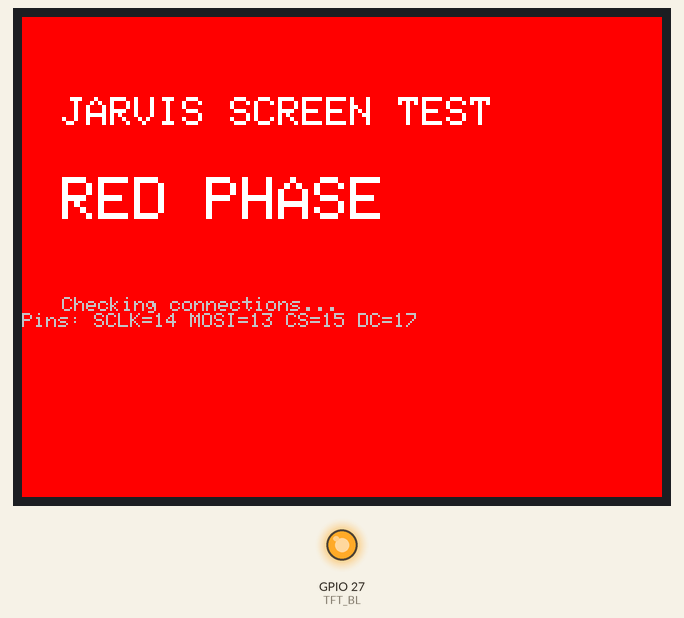
The sketch below on a simulated ESP32. Parts: 320×240 colour display, output pins drawn as LEDs (lit = HIGH). Pins used as bus, display or sensor lines are not drawn; what the sketch prints to the serial monitor is not drawn.

Above: at 1.6 s.
At 3.7 s:
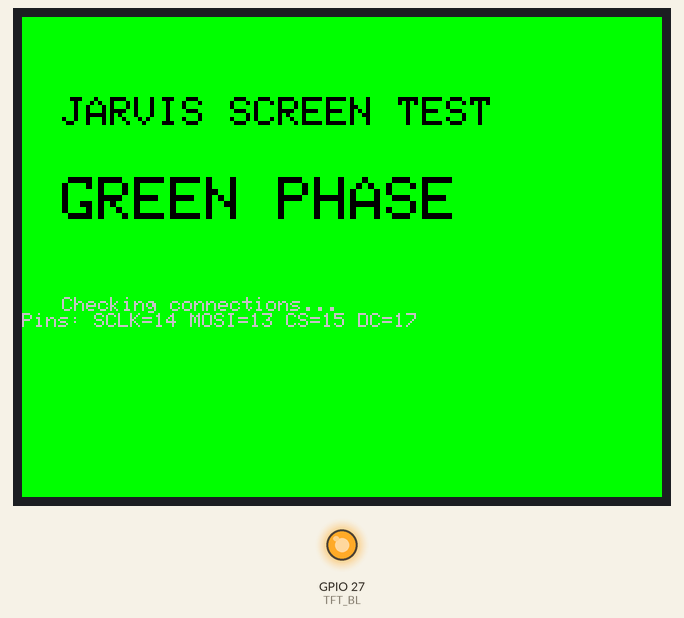
At 5.8 s:
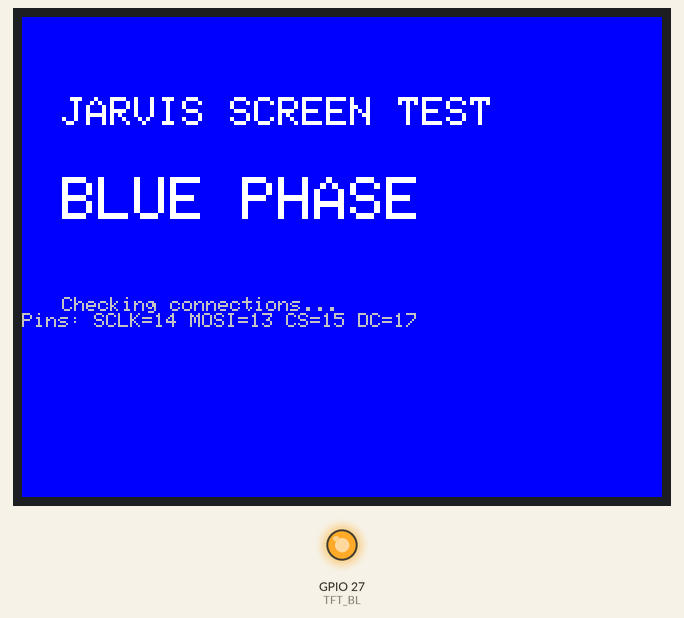
At 7.8 s:
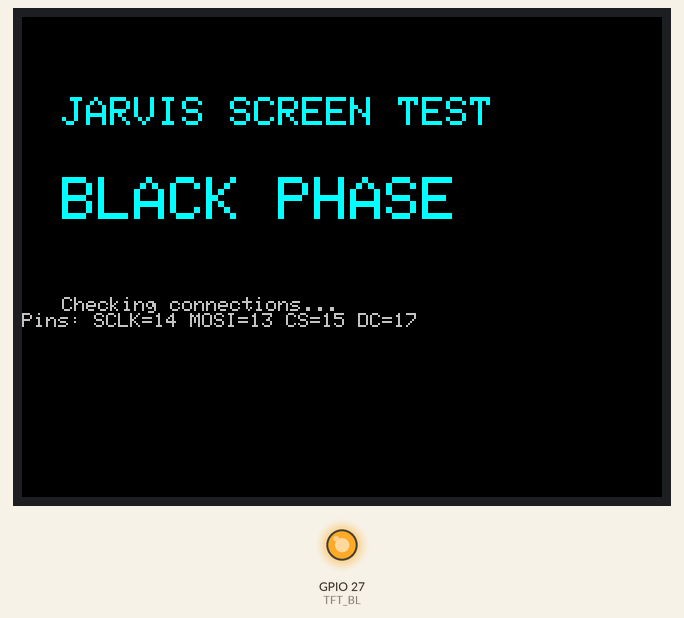

Measured:
- by itself, everything shown: repeats every 8.3 s, in 4 steps
- what the display in image 0 shows lasts 2.1 s, from 1.5 s to 3.6 s

The sketch:

TFT_Test.ino
```cpp
#include <Adafruit_GFX.h>
#include <Adafruit_ILI9341.h>
#include <SPI.h>

// ============================================================
// TFT Pin Configuration
// ============================================================
#define TFT_CS              15  // Chip Select
#define TFT_DC              17  // Data/Command
#define TFT_RST             4   // Reset
#define TFT_MOSI            13  // SPI MOSI
#define TFT_MISO            -1  // SPI MISO (Leave disconnected / unused)
#define TFT_SCLK            14  // SPI Clock
#define TFT_BL              27  // Backlight Pin

// Dedicated HSPI Bus Class
SPIClass hspi(HSPI);

// Create the ILI9341 client using the custom HSPI bus
Adafruit_ILI9341 tft = Adafruit_ILI9341(&hspi, TFT_DC, TFT_CS, TFT_RST);

void drawDiagnosticText(const char* message, uint16_t color) {
    tft.setTextColor(color);
    tft.setTextSize(2);
    tft.setCursor(20, 40);
    tft.println("JARVIS SCREEN TEST");
    tft.setCursor(20, 80);
    tft.setTextSize(3);
    tft.println(message);
    tft.setCursor(20, 140);
    tft.setTextSize(1);
    tft.setTextColor(ILI9341_LIGHTGREY);
    tft.println("Checking connections...");
    tft.printf("Pins: SCLK=%d MOSI=%d CS=%d DC=%d\n", TFT_SCLK, TFT_MOSI, TFT_CS, TFT_DC);
}

void setup() {
    Serial.begin(115200);
    delay(1000);
    Serial.println("===============================================");
    Serial.println("[TFT TEST] Waking up display controller...");
    Serial.println("===============================================");

    // 1. Backlight pin initialization
    pinMode(TFT_BL, OUTPUT);
    digitalWrite(TFT_BL, HIGH); // Power up backlight
    Serial.println("[TFT TEST] Backlight turned ON (Pin 27 set HIGH)");

    // 2. Clear reset lines to hard reboot display controller
    pinMode(TFT_RST, OUTPUT);
    digitalWrite(TFT_RST, HIGH);
    delay(100);
    digitalWrite(TFT_RST, LOW);
    delay(100);
    digitalWrite(TFT_RST, HIGH);
    delay(100);
    Serial.println("[TFT TEST] Completed hardware reset sequence");

    // 3. Initialize custom HSPI bus (disabling unused MISO line to prevent conflict)
    hspi.begin(TFT_SCLK, -1, TFT_MOSI, -1);
    Serial.println("[TFT TEST] HSPI Bus initialized");

    // 4. Initialize display driver at safe 8MHz frequency (robust for all cables)
    Serial.println("[TFT TEST] Initializing ILI9341 driver...");
    tft.begin(8000000);
    tft.setRotation(1); // Set landscape layout (320x240)
    Serial.println("[TFT TEST] Initialization completed");
}

void loop() {
    // Phase 1: Clear screen to RED
    Serial.println("[TFT TEST] Cycle: RED");
    tft.fillScreen(ILI9341_RED);
    drawDiagnosticText("RED PHASE", ILI9341_WHITE);
    delay(2000);

    // Phase 2: Clear screen to GREEN
    Serial.println("[TFT TEST] Cycle: GREEN");
    tft.fillScreen(ILI9341_GREEN);
    drawDiagnosticText("GREEN PHASE", ILI9341_BLACK);
    delay(2000);

    // Phase 3: Clear screen to BLUE
    Serial.println("[TFT TEST] Cycle: BLUE");
    tft.fillScreen(ILI9341_BLUE);
    drawDiagnosticText("BLUE PHASE", ILI9341_WHITE);
    delay(2000);

    // Phase 4: Clear screen to BLACK
    Serial.println("[TFT TEST] Cycle: BLACK");
    tft.fillScreen(ILI9341_BLACK);
    drawDiagnosticText("BLACK PHASE", ILI9341_CYAN);
    delay(2000);
}
```
